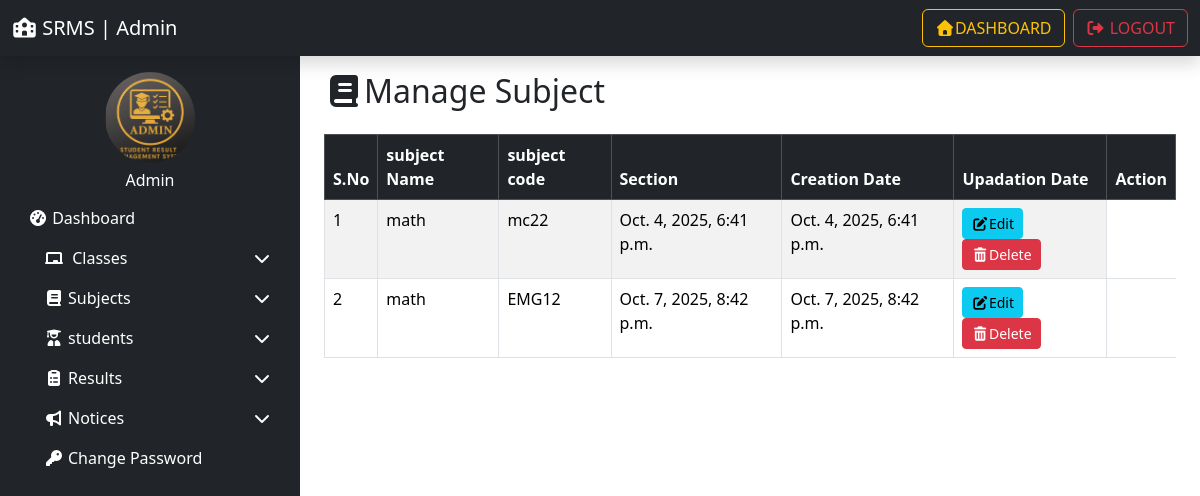
The app's page /manage_subject/ (signed in) with its own data.
### resultapp/models.py (models this page shows, shortened)
class Subject(models.Model):
    subject_name = models.CharField(max_length=100)
    subject_code = models.CharField(max_length=20)
    creation_date = models.DateTimeField(auto_now_add=True)
    updation_date = models.DateTimeField(auto_now=True)

### resultapp/views.py (the view, shortened to what this page needs)
# urls.py: path('manage_subject/',manage_subject, name='manage_subject'),
@login_required
def manage_subject(request):
    classes = Subject.objects.all()
    return render(request, "manage_subject.html", locals())

### resultapp/templates/manage_subject.html (shortened to what this page needs)
{% extends 'admin_base.html' %}
{% load static %}
{% block content %}
<div class="container">
     <h2 class="mb-4"><i class="fas fa-book "></i>Manage Subject</h2>
  <table class="table table-bordered  table-striped ">
           <thead class="table-dark">
            <tr>
                  <th>S.No</th>
                   <th>subject Name</th>
                    <th>subject code</th>
                     <th>Section</th>
                      <th>Creation Date</th>
                         <th>Upadation Date</th>
                         <th>Action</th>
            </tr>
           </thead>
           <tbody>
            {% for i in classes%}
            <tr>
                  <td>{{forloop.counter}}</td>
                   <td>{{i.subject_name}}</td>
                    <td>{{i.subject_code}}</td>
                     <td>{{i.creation_date}}</td>
                     <td>{{i.updation_date}}</td>
                      <td>
                        <a href="{% url 'edit_subject' i.id  %}"  class="btn btn-info btn-sm" ><i class="fas fa-edit"></i>Edit</a>
                        <a href="?delete={{i.id}}" onclick="return confirm('Are you want sure to delete ?')" class="btn btn-danger btn-sm" ><i class="fas fa-trash-alt"></i>Delete</a>
                      </td>
            </tr>
            {% empty %}
            <tr>
                  <td colspan="6" class="text-center">
                       No classes found
                  </td>
            </tr>
            {% endfor %}
           </tbody>
  </table>
</div>
{% endblock %}

### records on screen
Subject: subject_name "math", subject_code "mc22", creation_date "Oct. 4, 2025, 6:41 p.m.", updation_date "Oct. 4, 2025, 6:41 p.m."
Subject: subject_name "math", subject_code "EMG12", creation_date "Oct. 7, 2025, 8:42 p.m.", updation_date "Oct. 7, 2025, 8:42 p.m."
